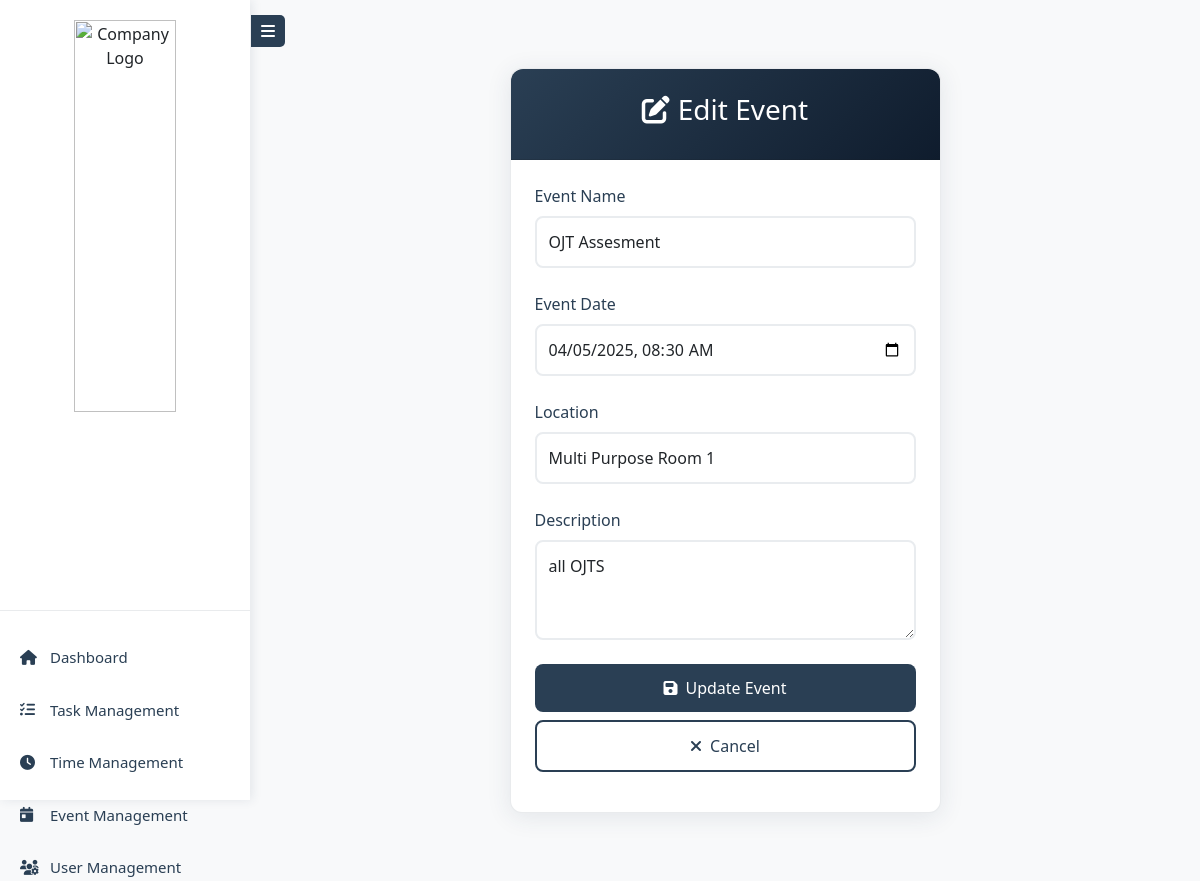
/roles/super_admin/event_edit.php?id=4 (signed in), run on the app's committed database.
### tables this page shows
CREATE TABLE `events` (
  `id` int(11) NOT NULL,
  `event_name` varchar(255) NOT NULL,
  `event_date` datetime NOT NULL,
  `location` varchar(255) DEFAULT NULL,
  `description` text DEFAULT NULL,
  `created_by` int(11) NOT NULL,
  `created_at` timestamp NOT NULL DEFAULT current_timestamp()
);

### roles/super_admin/event_func.php (called while the page is built, shortened)
<?php
require_once "../super_admin/db.php";
function getEvent($event_id) {
    global $conn;
    try {
        $sql = "SELECT events.*,
                       CONCAT_WS(' ', users.fname, users.mname, users.lname, users.suffix) AS creator_name
                FROM events
                LEFT JOIN users ON events.created_by = users.id
                WHERE events.id = :event_id";
        $stmt = $conn->prepare($sql);
        $stmt->execute([':event_id' => $event_id]);
        return $stmt->fetch(PDO::FETCH_ASSOC);
    } catch (PDOException $e) {
        echo "Error: " . $e->getMessage();
        return null;
    }
}
?>

### roles/super_admin/event_edit.php (the view, shortened to what this page needs)
<?php
require_once "event_func.php";
include "../super_admin/header.php";
if (isset($_GET['id'])) {
    $event = getEvent($_GET['id']);
}
?>
<!DOCTYPE html>
<html lang="en">
<head>
    <link href="https://cdn.jsdelivr.net/npm/bootstrap@5.3.0/dist/css/bootstrap.min.css" rel="stylesheet">
    <link rel="stylesheet" href="https://cdnjs.cloudflare.com/ajax/libs/font-awesome/6.4.2/css/all.min.css">
</head>
<body>
    <div class="container py-5">
        <div class="row justify-content-center">
            <div class="col-lg-6">
                <div class="card">
                    <div class="card-header text-center">
                        <h3><i class="fas fa-edit me-2"></i>Edit Event</h3>
                    </div>
                    <div class="card-body p-4">
                        <form method="post">
                            <div class="mb-4">
                                <label class="form-label" style="color: var(--insurance-blue);">Event Name</label>
                                <input type="text" name="event_name" class="form-control" value="<?= htmlspecialchars($event['event_name']) ?>" required>
                            </div>
                            <div class="mb-4">
                                <label class="form-label" style="color: var(--insurance-blue);">Event Date</label>
                                <input type="datetime-local" name="event_date" class="form-control" value="<?= date('Y-m-d\TH:i', strtotime($event['event_date'])) ?>" required>
                            </div>
                            <div class="mb-4">
                                <label class="form-label" style="color: var(--insurance-blue);">Location</label>
                                <input type="text" name="location" class="form-control" value="<?= htmlspecialchars($event['location']) ?>">
                            </div>
                            <div class="mb-4">
                                <label class="form-label" style="color: var(--insurance-blue);">Description</label>
                                <textarea name="description" class="form-control" rows="3"><?= htmlspecialchars($event['description']) ?></textarea>
                            </div>
                            <div class="d-grid gap-2">
                                <button type="submit" class="btn btn-primary">
                                    <i class="fas fa-save me-2"></i>Update Event
                                </button>
                                <a href="event_management.php" class="btn btn-outline-secondary">
                                    <i class="fas fa-times me-2"></i>Cancel
                                </a>
                            </div>
                        </form>
                    </div>
                </div>
            </div>
        </div>
    </div>
</body>
</html>

### roles/super_admin/header.php (style rules this page uses)
:root { --insurance-blue: #2A3F54; --professional-teal: #1ABC9C; --trustworthy-navy: #0F1C2D; --accent-sky: #3498DB; --sidebar-width: 250px; --sidebar-collapsed-width: 60px; }
* { font-family: 'Segoe UI', Tahoma, Geneva, Verdana, sans-serif; }

### roles/super_admin/event_edit.php (style rules this page uses)
:root { --insurance-blue: #2A3F54; --professional-teal: #1ABC9C; --trustworthy-navy: #0F1C2D; --accent-sky: #3498DB; --text-primary: #4A6572; }
body { background: #f8f9fa; font-family: 'Segoe UI', Tahoma, Geneva, Verdana, sans-serif; }
.card { border-radius: 12px; border: 1px solid rgba(42, 63, 84, 0.1); box-shadow: 0 4px 24px rgba(42, 63, 84, 0.1); }
.card-header { background: linear-gradient(135deg, var(--insurance-blue) 0%, var(--trustworthy-navy) 100%); color: white; border-radius: 12px 12px 0 0 !important; padding: 1.5rem; }
.btn-primary { background: var(--insurance-blue); color: white; border: none; padding: 0.75rem; border-radius: 8px; transition: all 0.2s; }
.btn-outline-secondary { border: 2px solid var(--insurance-blue); color: var(--insurance-blue); background: transparent; padding: 0.75rem; border-radius: 8px; transition: all 0.2s; }
.form-control { border: 2px solid #e9ecef; border-radius: 8px; padding: 0.75rem; transition: all 0.2s; }

### data on the page
events: event_name "OJT Assesment", event_date "04/05/2025 08:30", location "Multi Purpose Room 1", description "all OJTS"
